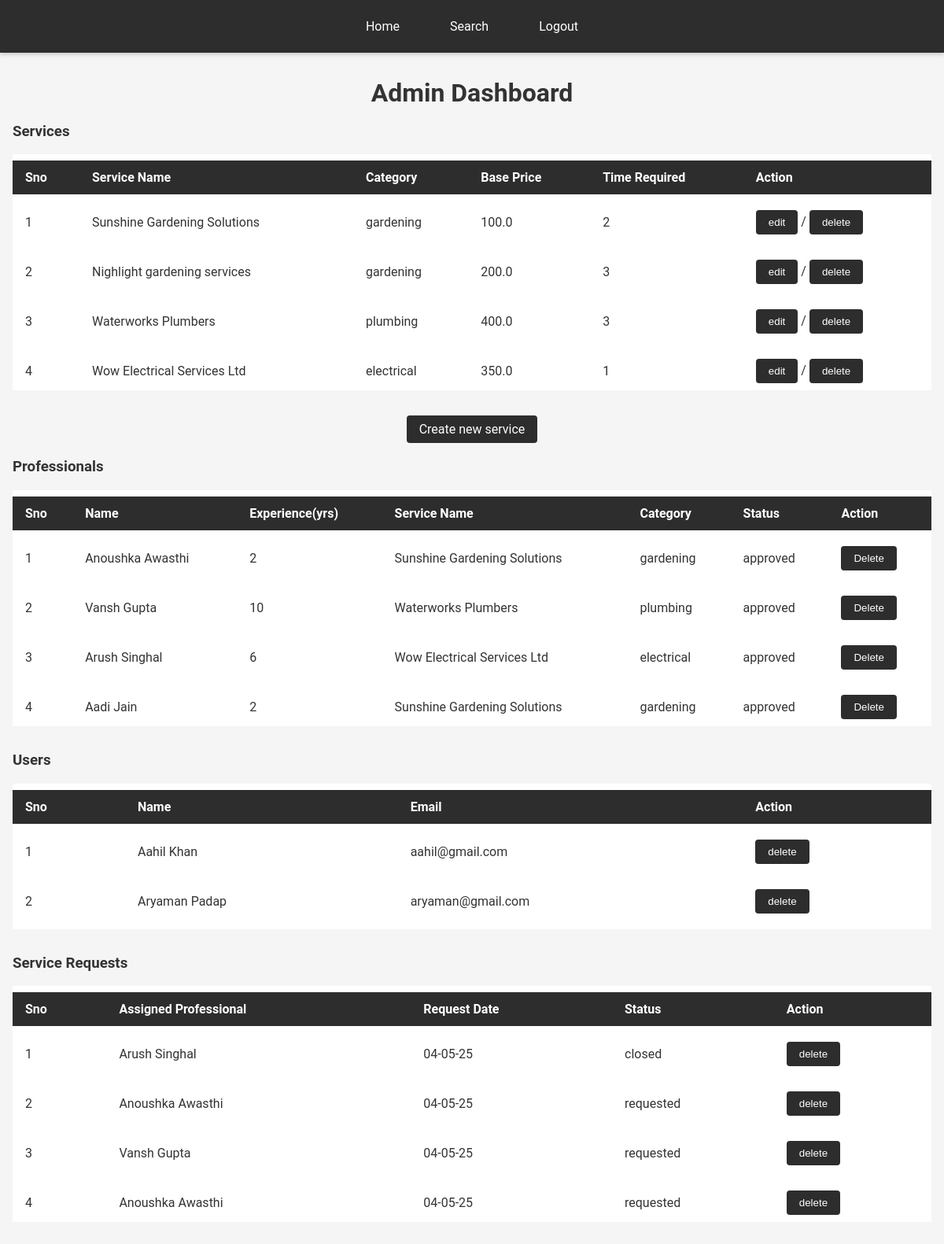
Page /admin_dashboard on the committed database.
### application/models.py (models this page shows)
class Service(db.Model):
    __tablename__ = 'Services'
    id = db.Column(db.Integer, primary_key=True, autoincrement=True)
    name = db.Column(db.String, nullable=False, unique=True)
    base_price = db.Column(db.Float, nullable=False)
    time_required = db.Column(db.Integer, nullable=True)
    description = db.Column(db.String, nullable=True)
    category = db.Column(db.String, nullable=False)

class User(db.Model):
    __tablename__ = 'Users'
    id = db.Column(db.Integer, primary_key=True, autoincrement=True)
    email = db.Column(db.String, nullable=False, unique=True)
    password = db.Column(db.String, nullable=False)
    name = db.Column(db.String, nullable=False)
    role = db.Column(db.String, nullable=False)
    service_id = db.Column(db.Integer, db.ForeignKey('Services.id' , ondelete = 'CASCADE'), nullable=True)
    service_name = db.Column(db.String, nullable = True)
    service_category = db.Column(db.String, nullable = True)
    experience = db.Column(db.Integer, nullable=True)
    approval_status = db.Column(db.String, nullable=True)
    description = db.Column(db.String, nullable=True)
    contact = db.Column(db.Integer, nullable=True)
    address = db.Column(db.String, nullable=True)
    pincode = db.Column(db.Integer, nullable=True)
    __table_args__ = (
    db.CheckConstraint("role IN ('admin', 'customer', 'professional')"),
    )

class ServiceRequest(db.Model):
    __tablename__ = 'Services_requests'
    id = db.Column(db.Integer, primary_key=True, autoincrement=True)
    service_id = db.Column(db.Integer, db.ForeignKey('Services.id', ondelete = 'CASCADE'), nullable=False)
    customer_id = db.Column(db.Integer, db.ForeignKey('Users.id' , ondelete = 'CASCADE'), nullable=True)
    professional_id = db.Column(db.Integer, db.ForeignKey('Users.id' , ondelete = 'CASCADE'), nullable=True)
    professional_name = db.Column(db.String, nullable=True)
    date_of_request = db.Column(db.String, nullable=True)
    date_of_completion = db.Column(db.String, nullable=True)
    status = db.Column(db.String, default='requested')
    remarks = db.Column(db.String, nullable=True)
    rating = db.Column(db.Integer, nullable=True)
    __table_args__ = (
    db.CheckConstraint("status IN ('requested', 'assigned', 'closed')"),
    )

### app.py (the view)
@app.route("/admin_dashboard", methods=["GET", "POST"])
def admin_dashboard():
    services = Service.query.all()
    professionals = User.query.filter_by(role="professional").all()
    service_requests = ServiceRequest.query.all()
    users = User.query.filter_by(role="customer").all()
    return render_template("admin_dashboard.html", services=services, professionals=professionals, service_requests=service_requests, role=request.args.get("role") , customers=users)

### templates/admin_dashboard.html (shortened to what this page needs)
<!DOCTYPE html>
<html lang="en">
<head>
    <link rel="stylesheet" href="/static/styles.css">
</head>
<body>
    <nav>
        <a href="/admin_dashboard">Home</a>
        <a href="/admin_dashboard/search">Search</a>
        <a href="/login">Logout</a>
    </nav>
    <div class="container">
    <h1>Admin Dashboard</h1>
    <h3>Services</h3>
    {% if services %}
    <div class="table-container">
    <table>
        <thead>
            <tr>
                <th>Sno</th>
                <th>Service Name</th>
                <th>Category</th>
                <th>Base Price</th>
                <th>Time Required</th>
                <th>Action</th>
            </tr>
        </thead>
        <tbody>
            {% for service in services %}
            <tr>
                <td>{{ loop.index }}</td>
                <td>{{ service.name }}</td>
                <td>{{ service.category }}</td>
                <td>{{ service.base_price }}</td>
                <td>{{ service.time_required }}</td>
                <td>
                    <button onclick="window.location.href='/admin_dashboard/edit_service/{{ service.id }}'">edit</button> /
                    <button onclick="
                        fetch('/api/service/{{ service.id }}', {
                            method: 'DELETE'
                        }).then(() => window.location.reload())
                    ">delete</button>
                </td>
                </tr>
            {% endfor %}
        </tbody>
    </table>
</div>
    {% else %}
        <p>No services found</p>
    {% endif %}
    <p><a href="/admin_dashboard/create_service">Create new service</a></p>
    <h3>Professionals</h3>
    {% if professionals %}
    <div class="table-container">
    <table>
        <thead>
            <tr>
                <th>Sno</th>
                <th>Name</th>
                <th>Experience(yrs)</th>
                <th>Service Name</th>
                <th>Category</th>
                <th>Status</th>
                <th>Action</th>
            </tr>
        </thead>
        <tbody>
            {% for professional in professionals %}
            <tr>
                <td>{{ loop.index }}</td>
                <td>{{ professional.name }}</td>
                <td>{{ professional.experience }}</td>
                <td>{{ professional.service_name }}</td>
                <td>{{ professional.service_category }}</td>
                <td>{{ professional.approval_status }}</td>
                <td>
                {% if professional.approval_status == "waiting" %}
                    <select id="select-service-{{ professional.id }}" onchange="
                        document.getElementById('approve-btn-{{ professional.id }}').disabled = (this.value === '');
                    ">
                        <option value="">Select Service</option>
                        {% for s in services %}
                            {% if s.category == professional.service_category %}
                                <option value="{{ s.id }}|{{ s.name }}">{{ s.name }}</option>
                            {% endif %}
                        {% endfor %}
                    </select> /
                    <button id="approve-btn-{{ professional.id }}" disabled onclick="
                        let selectedValue = document.getElementById('select-service-{{ professional.id }}').value;
                        let serviceId = selectedValue.split('|')[0];
                        let serviceName = selectedValue.split('|')[1];
                        fetch('/api/professional/approve/{{ professional.id }}', {
                            method: 'PUT',
                            headers: {'Content-Type': 'application/json'},
                            body: JSON.stringify({ service_id: serviceId , service_name: serviceName })
                        }).then(() => window.location.reload())
                    ">Approve</button> /
                    <button onclick="
                        fetch('/api/professional/reject/{{ professional.id }}', {
                            method: 'PUT'
                        }).then(() => window.location.reload())
                    ">Reject</button> /
                    <button onclick="
                        fetch('/api/user/{{ professional.id }}', {
                            method: 'DELETE'
                        }).then(() => window.location.reload())
                    ">Delete</button>
                {% else %}
                    <button onclick="
                        fetch('/api/user/{{ professional.id }}', {
                            method: 'DELETE'
                        }).then(() => window.location.reload())
                    ">Delete</button>
                {% endif %}
                </td>
            </tr>
            {% endfor %}
        </tbody>
    </table>
</div>
    {% else %}
        <p>No professionals found</p>
    {% endif %}
    <h3>Users</h3>
    {% if customers %}
    <div class="table-container">
    <table>
        <thead>
            <tr>
                <th>Sno</th>
                <th>Name</th>
                <th>Email</th>
                <th>Action</th>
            </tr>
        </thead>
        <tbody>
            {% for customer in customers %}
            <tr>
                <td>{{ loop.index }}</td>
                <td>{{ customer.name }}</td>
                <td>{{ customer.email }}</td>
                <td><button onclick="
                    fetch('/api/user/{{ customer.id }}', {
                        method: 'DELETE'
                    }).then(() => window.location.reload())
                ">delete</button></td>
            </tr>
            {% endfor %}
        </tbody>
    </table>
    </div>
    {% else %}
        <p>No customers found</p>
    {% endif %}
    <h3>Service Requests</h3>
    {% if service_requests %}
    <div class="table-container">
    <table>
        <thead>
            <tr>
                <th>Sno</th>
                <th>Assigned Professional</th>
                <th>Request Date</th>
                <th>Status</th>
                <th>Action</th>
            </tr>
        </thead>
        <tbody>
            {% for service_request in service_requests %}
            <tr>
                <td>{{ loop.index }}</td>
                <td>{{ service_request.professional_name }}</td>
                <td>{{ service_request.date_of_request }}</td>
                <td>{{ service_request.status }}</td>
                <td>
                    <button onclick="
                        fetch('/api/service_request/{{ service_request.id }}', {
                            method: 'DELETE'
                        }).then(() => window.location.reload())
                    ">delete</button>
                </td>
            </tr>
            {% endfor %}
        </tbody>
    </table>
    </div>
    {% else %}
        <p>No service requests found</p>
    {% endif %}
</div>
</body>
</html>

### static/styles.css (style rules this page uses)
body { font-family: 'Roboto', sans-serif; margin: 0; padding: 0; background: #f5f5f5; color: #333; }
nav { display: flex; justify-content: center; align-items: center; background-color: #2d2d2d; padding: 1rem; box-shadow: 0 2px 5px rgba(0,0,0,0.2); }
nav a { color: #fff; text-decoration: none; margin: 0 1rem; padding: 0.5rem 1rem; transition: background-color 0.3s ease; }
a { color: #fff; background-color: #2d2d2d; text-decoration: none; padding: 0.5rem 1rem; border-radius: 4px; display: inline-block; transition: background-color 0.3s ease, color 0.3s ease; }
.container { max-width: 1200px; margin: 2rem auto; padding: 0 1rem; }
h1, h2 { text-align: center; margin-bottom: 1rem; }
.table-container { max-height: 300px; overflow-y: auto; margin-bottom: 2rem; }
table { width: 100%; background: #fff; border-collapse: separate; border-spacing: 0 0.5rem; }
table th, table td { padding: 0.75rem 1rem; text-align: left; }
table th { background-color: #2d2d2d; color: #fff; }
button, input[type="submit"], input[type="button"] { background-color: #2d2d2d; color: #fff; border: none; padding: 0.5rem 1rem; border-radius: 4px; cursor: pointer; transition: background-color 0.3s ease; }
p { text-align: center; margin: 1rem 0; color: #555; }

### rows in the picture
Service: name "Sunshine Gardening Solutions", category "gardening", base_price "100.0", time_required "2"
Service: name "Nighlight gardening services", category "gardening", base_price "200.0", time_required "3"
Service: name "Waterworks Plumbers", category "plumbing", base_price "400.0", time_required "3"
Service: name "Wow Electrical Services Ltd", category "electrical", base_price "350.0", time_required "1"
User: name "Anoushka Awasthi", experience "2", service_name "Sunshine Gardening Solutions", service_category "gardening", approval_status "approved"
User: name "Vansh Gupta", experience "10", service_name "Waterworks Plumbers", service_category "plumbing", approval_status "approved"
User: name "Arush Singhal", experience "6", service_name "Wow Electrical Services Ltd", service_category "electrical", approval_status "approved"
User: name "Aadi Jain", experience "2", service_name "Sunshine Gardening Solutions", service_category "gardening", approval_status "approved"
User: name "Aahil Khan", email "aahil@gmail.com"
User: name "Aryaman Padap", email "aryaman@gmail.com"
ServiceRequest: professional_name "Arush Singhal", date_of_request "04-05-25", status "closed"
ServiceRequest: professional_name "Anoushka Awasthi", date_of_request "04-05-25", status "requested"
ServiceRequest: professional_name "Vansh Gupta", date_of_request "04-05-25", status "requested"
ServiceRequest: professional_name "Anoushka Awasthi", date_of_request "04-05-25", status "requested"
